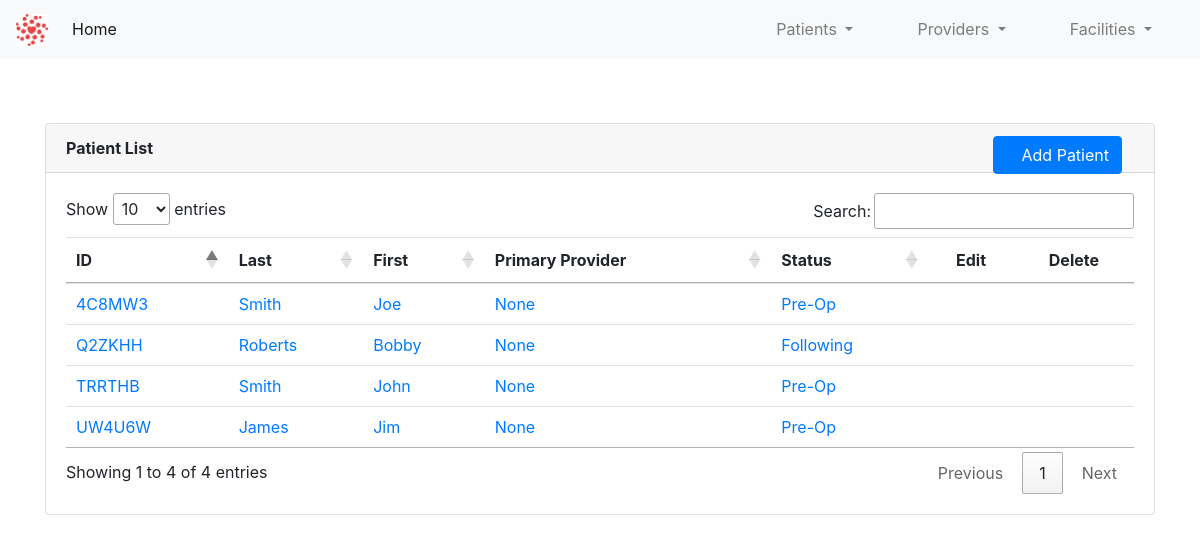
The app's page /patients/ with its own data.
### app/patients/patient_model.py (models this page shows, shortened)
class Patient(db.Model):
    id = db.Column(db.Integer, primary_key=True)
    first_name = db.Column(db.String(30), index=True, nullable=False, info={'label': 'First Name'})
    last_name = db.Column(db.String(30), index=True, nullable=False, info={'label': 'Last Name'})
    patient_id = db.Column(db.String(10), index=True)
    patient_status_id = db.Column(db.Integer, db.ForeignKey('patient_status.id'))
    patient_provider_id = db.Column(db.Integer, db.ForeignKey('provider.id'))
    patient_status = db.relationship(PatientStatus)
    patient_provider = db.relationship(Provider)

class PatientStatus(db.Model):
    id = db.Column(db.Integer, primary_key=True)
    code_name = db.Column(db.String(30), index=True, nullable=False)
    name = db.Column(db.String(60), index=True, nullable=False)
    def __str__(self):
        return self.name

### app/patients/patient.py (the view)
@patient_bp.route('/')
def view_patient_list():
    patient_list = Patient.query.all()
    return render_template('patients.html', title="Patient List", patient_list=patient_list)

### app/patients/templates/patients.html (shortened to what this page needs)
{% extends "base.html" %}
{% block content %}
    <div class="container" style="margin-top: 4rem">
        <div class="card">
          <div class="card-header">
              <b>Patient List</b>
              <a class="btn btn-primary" href="/patients/new" role="button" style="position: absolute; right: 2rem">
                      &emsp;Add Patient
              </a>
          </div>
          <div class="card-body">
              <table class="table table-hover table-sm" id="patient-list-table">
                  <thead>
                    <tr>
                      <th scope="col">ID</th>
                      <th scope="col">Last</th>
                      <th scope="col">First</th>
                      <th scope="col">Primary Provider</th>
                      <th scope="col">Status</th>
                      <th style="text-align: center; vertical-align: middle" scope="col" class="no-sort">Edit</th>
                      <th style="text-align: center; vertical-align: middle" scope="col" class="no-sort">Delete</th>
                    </tr>
                  </thead>
                  <tbody>
                  {% for patient in patient_list %}
                    <tr>
                      <td><a href="/patients/view/{{patient.patient_id}}">{{ patient.patient_id }}</a></td>
                      <td><a href="/patients/view/{{patient.patient_id}}">{{ patient.last_name }}</a></td>
                      <td><a href="/patients/view/{{patient.patient_id}}">{{ patient.first_name }}</a></td>
                      <td><a href="/patients/view/{{patient.patient_id}}">{{ patient.patient_provider }}</a></td>
                      <td><a href="/patients/view/{{patient.patient_id}}">{{ patient.patient_status }}</a></td>
                        <td style="text-align: center; vertical-align: middle"><a href="/patients/edit/{{patient.patient_id}}"></a></td>
                        <td style="text-align: center; vertical-align: middle"><a href="/patients/delete/{{ patient.patient_id }}"></a></td>
                    </tr>
                  {% endfor %}
                  </tbody>
              </table>
          </div>
        </div>
    </div>
{% endblock %}

### records on screen
Patient: patient_id "4C8MW3", last_name "Smith", first_name "Joe", patient_provider "None", patient_status "Pre-Op"
Patient: patient_id "Q2ZKHH", last_name "Roberts", first_name "Bobby", patient_provider "None", patient_status "Following"
Patient: patient_id "UW4U6W", last_name "James", first_name "Jim", patient_provider "None", patient_status "Pre-Op"
Patient: patient_id "TRRTHB", last_name "Smith", first_name "John", patient_provider "None", patient_status "Pre-Op"
